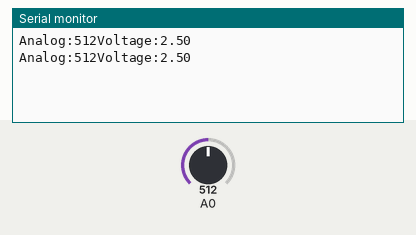
Bench run of a sketch on a simulated Arduino Uno, built with avr-gcc and run on an emulated ATmega328P. Shown: the last lines printed to the serial monitor. Inputs (shaded band) come from the test bench; at power-on: A0 = 512.

Above: at 1.8 s.
1.9 s: A0 set to 716
At 2.8 s:
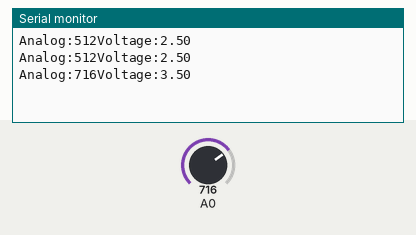
3.4 s: A0 set to 900
At 4.8 s:
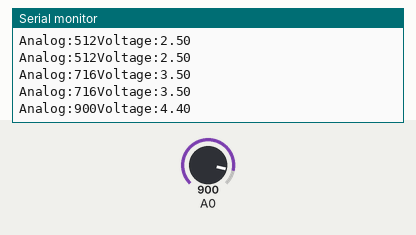
Timing chart, 0 to 6.4 s (numbered marks = the images above; inputs shaded):
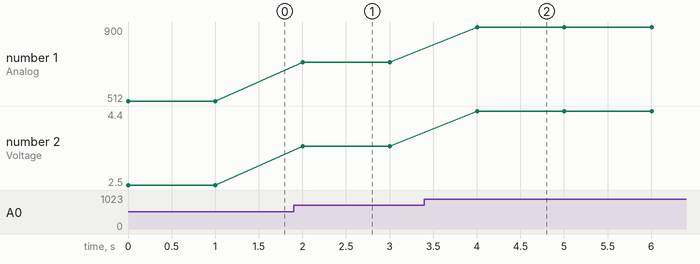

Measured:
- after the input at 1.9 s, the serial monitor: prints a new line after 0.10 s (image 1)
- after the input at 3.4 s, the serial monitor: prints a new line after 0.60 s (image 2)
- plotted number 1: 512 → 716 after the input at 1.9 s, 716 → 900 after the input at 3.4 s
- plotted number 2: 2.5 → 3.5 after the input at 1.9 s, 3.5 → 4.4 after the input at 3.4 s

The sketch:

POTENTIOMETER.ino
```cpp
float floatMap(float x,float in_min,float in_max,float out_min,float out_max)
{
  return (x-in_min)*(out_max-out_min)/(in_max-in_min)+out_min;
}
void setup() {
  Serial.begin(115200);
}

void loop() {
  // put your main code here, to run repeatedly:
  int analogvalue=analogRead(A0);
  float voltage=floatMap(analogvalue,0,1023,0,5);
  Serial.print("Analog:");
  Serial.print(analogvalue);
  Serial.print("Voltage:");
  Serial.println(voltage);
  delay(1000);
}
```
